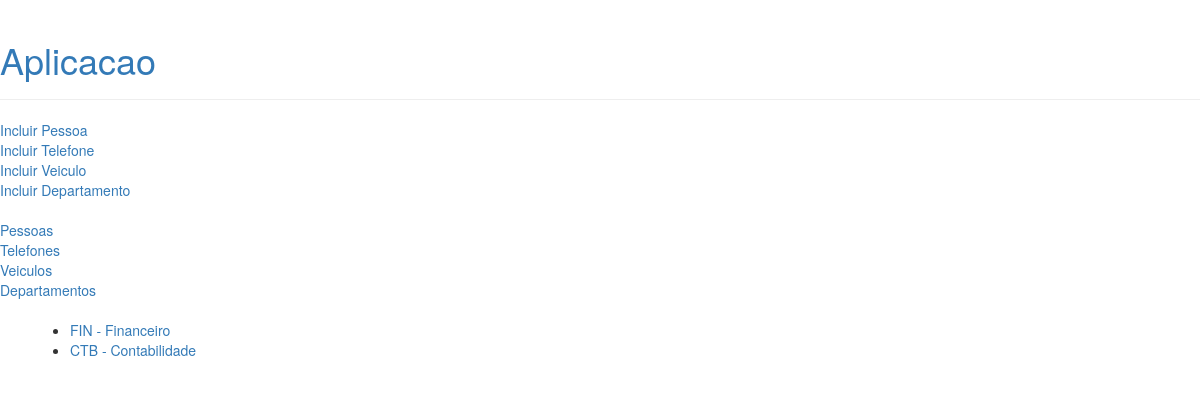
Page /departamentos/ on the committed database.
### aplicacao/models.py (models this page shows, shortened)
class Departamento(models.Model):
    sigla = models.CharField(max_length=6)
    descricao = models.CharField(max_length=30)
    objects = DepartamentoManager()

### aplicacao/views/viewsdepartamentos.py (the view)
# urls.py: path('departamentos/', viewsdepartamentos.departamentos, name='departamentos'),
def departamentos(request):
    db_departamentos = Departamento.objects.todos().values()
    payload = { 'todosdepartamentos' : list(db_departamentos) }
    template = loader.get_template('departamento/listardepartamentos.html')
    return HttpResponse(template.render(payload, request))

### aplicacao/models.py (called while the page is built)
    def todos(self):
        result = self.all()
        return result

### aplicacao/templates/departamento/listardepartamentos.html
{% extends 'base.html' %}
{% block content %}
	{% if todosdepartamentos %}
		<ul>
		{% for d in todosdepartamentos %}
			<li><a href="/aplicacao/departamento/{{ d.id }}">{{d.sigla}} - {{ d.descricao }}</a></li>
		{% endfor %}
        </ul>
	{% else %}
		<p>Não há departamentos cadastrados na aplicacão.</p>
	{% endif %}
{% endblock %}

### rows in the picture
Departamento: sigla "FIN", descricao "Financeiro"
Departamento: sigla "CTB", descricao "Contabilidade"
